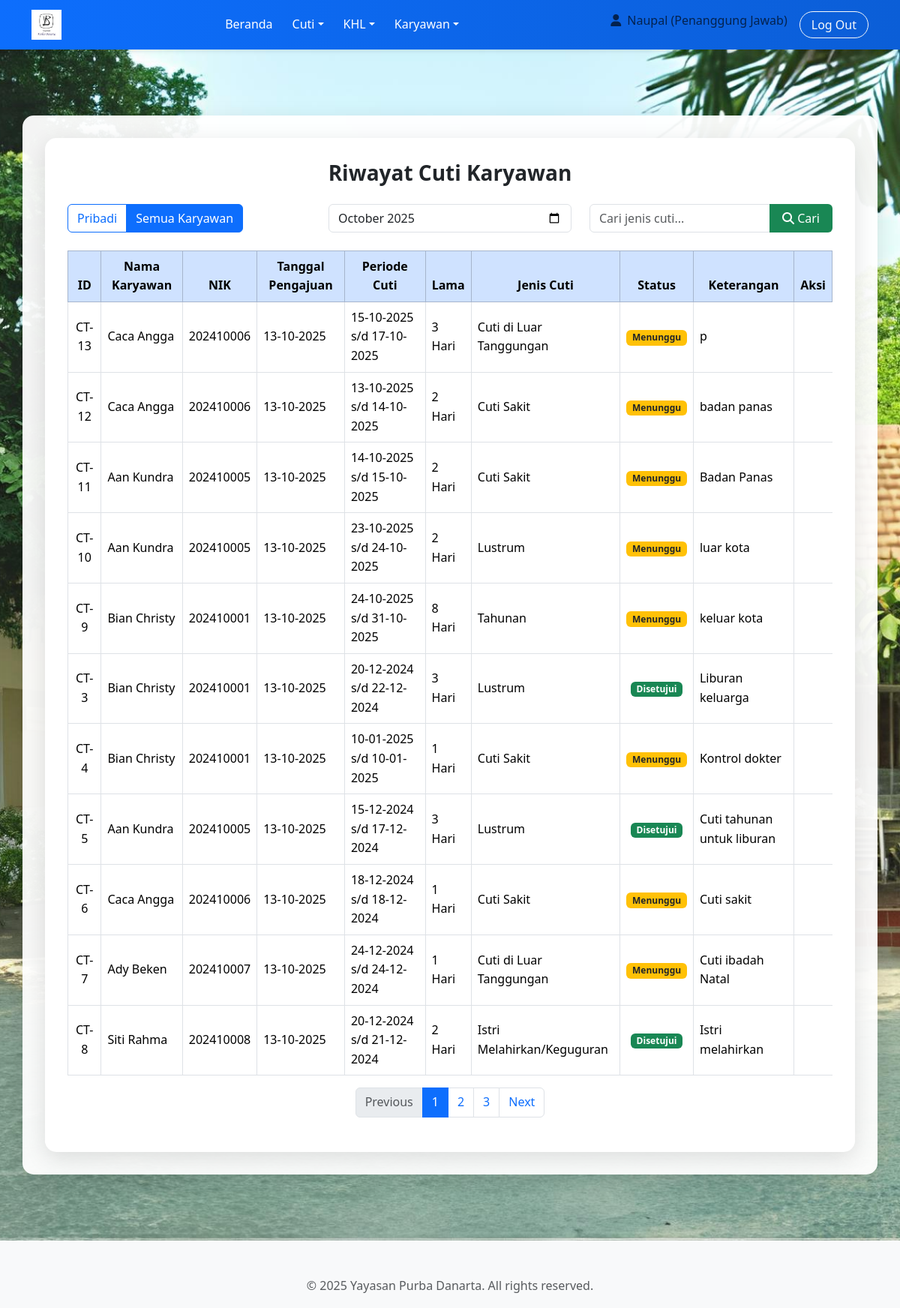
Page /purba-danarta/role_karyawan/riwayat_cuti.php?all=1 (signed in) on the committed database.
### tables this page shows
CREATE TABLE `pengajuan_cuti` (
  `id` int(11) NOT NULL,
  `karyawan_nik` varchar(20) DEFAULT NULL,
  `jenis_cuti_id` int(11) DEFAULT NULL,
  `tanggal_mulai` date NOT NULL,
  `tanggal_selesai` date NOT NULL,
  `lama_hari` int(11) DEFAULT NULL,
  `keterangan` text DEFAULT NULL,
  `status` enum('Menunggu','Disetujui','Ditolak') DEFAULT 'Menunggu',
  `alasan_penolakan` text DEFAULT NULL,
  `disetujui_oleh` varchar(100) DEFAULT NULL,
  `tanggal_pengajuan` timestamp NOT NULL DEFAULT current_timestamp(),
  `tanggal_persetujuan` timestamp NULL DEFAULT NULL
);

CREATE TABLE `karyawan` (
  `id` int(11) NOT NULL,
  `user_id` int(11) DEFAULT NULL,
  `nik` varchar(20) NOT NULL,
  `nama_lengkap` varchar(100) NOT NULL,
  `divisi` varchar(100) DEFAULT NULL,
  `jabatan` varchar(100) DEFAULT NULL,
  `jenis_kelamin` enum('Laki-laki','Perempuan') DEFAULT NULL,
  `alamat_ktp` text DEFAULT NULL,
  `alamat_domisili` text DEFAULT NULL,
  `no_telepon` varchar(20) DEFAULT NULL,
  `email` varchar(100) DEFAULT NULL,
  `agama` enum('Islam','Kristen','Katolik','Hindu','Buddha','Konghucu') DEFAULT NULL,
  `kontak_darurat_nama` varchar(100) DEFAULT NULL,
  `kontak_darurat_telepon` varchar(20) DEFAULT NULL,
  `pendidikan_terakhir` varchar(100) DEFAULT NULL,
  `ipk` decimal(3,2) DEFAULT NULL,
  `path_pas_foto` varchar(255) DEFAULT NULL,
  `path_ktp` varchar(255) DEFAULT NULL,
  `path_ijazah` varchar(255) DEFAULT NULL,
  `path_dokumen_lain` varchar(255) DEFAULT NULL,
  `tanggal_masuk` date DEFAULT NULL,
  `status_karyawan` enum('Aktif','Non-Aktif') DEFAULT 'Aktif',
  `sisa_cuti_tahunan` int(11) DEFAULT 12,
  `sisa_cuti_lustrum` int(11) DEFAULT 0,
  `created_at` timestamp NOT NULL DEFAULT current_timestamp()
);

CREATE TABLE `jenis_cuti` (
  `id` int(11) NOT NULL,
  `nama_jenis` varchar(100) NOT NULL,
  `maks_hari` int(11) DEFAULT NULL,
  `deskripsi` text DEFAULT NULL
);

### purba-danarta/role_karyawan/riwayat_cuti.php (the view, shortened to what this page needs)
<?php
$is_all = isset($_GET['all']) && in_array($_SESSION['role'], ['Penanggung Jawab', 'Administrator', 'Direksi']);
if ($is_all) {
    $judul_halaman = "Riwayat Cuti Karyawan";
} else {
    $judul_halaman = "Riwayat Cuti Pribadi";
}
include '../includes/header.php';
include '../includes/koneksi.php';
?>
<div class="main-background">
    <div class="overlay py-5">
        <div class="container">
            <div class="content-container">
                <h3 class="fw-bold text-center mb-4"><?php echo $judul_halaman; ?></h3>
                <div class="row mb-4">
                    <div class="col-md-4">
                        <?php if (in_array($_SESSION['role'], ['Penanggung Jawab', 'Administrator', 'Direksi'])): ?>
                        <div class="btn-group" role="group">
                            <a href="riwayat_cuti.php" class="btn <?php echo !$is_all ? 'btn-primary' : 'btn-outline-primary'; ?>">
                                Pribadi
                            </a>
                            <a href="riwayat_cuti.php?all=1" class="btn <?php echo $is_all ? 'btn-primary' : 'btn-outline-primary'; ?>">
                                Semua Karyawan
                            </a>
                        </div>
                        <?php endif; ?>
                    </div>
                    <div class="col-md-4">
                        <input type="month" class="form-control" value="<?php echo date('Y-m'); ?>" id="filterBulan">
                    </div>
                    <div class="col-md-4">
                        <div class="input-group">
                            <input type="text" class="form-control" placeholder="Cari jenis cuti..." id="searchInput">
                            <button class="btn btn-custom-green" type="button" id="searchBtn">
                                <i class="fas fa-search"></i> Cari
                            </button>
                        </div>
                    </div>
                </div>
                <div class="table-responsive">
                    <table class="table table-bordered table-hover align-middle">
                        <thead class="table-primary text-center">
                            <tr>
                                <th>ID</th>
                                <?php if ($is_all): ?>
                                    <th>Nama Karyawan</th>
                                    <th>NIK</th>
                                <?php endif; ?>
                                <th>Tanggal Pengajuan</th>
                                <th>Periode Cuti</th>
                                <th>Lama</th>
                                <th>Jenis Cuti</th>
                                <th>Status</th>
                                <th>Keterangan</th>
                                <?php if ($is_all && in_array($_SESSION['role'], ['Penanggung Jawab', 'Administrator'])): ?>
                                <th>Aksi</th>
                                <?php endif; ?>
                            </tr>
                        </thead>
                        <tbody>
                            <?php
                            if ($is_all) {
                                $sql = "SELECT pc.*, k.nama_lengkap, k.nik as karyawan_nik, jc.nama_jenis
                                        FROM pengajuan_cuti pc
                                        JOIN karyawan k ON pc.karyawan_nik = k.nik
                                        JOIN jenis_cuti jc ON pc.jenis_cuti_id = jc.id
                                        ORDER BY pc.tanggal_pengajuan DESC";
                            } else {
                                $sql = "SELECT pc.*, jc.nama_jenis
                                        FROM pengajuan_cuti pc
                                        JOIN jenis_cuti jc ON pc.jenis_cuti_id = jc.id
                                        WHERE pc.karyawan_nik = ?
                                        ORDER BY pc.tanggal_pengajuan DESC";
                            }
                            $stmt = $koneksi->prepare($sql);
                            $stmt->execute();
                            $result = $stmt->get_result();
                            if ($result->num_rows > 0) {
                                while ($row = $result->fetch_assoc()) {
                                    $status_badge = '';
                                    switch ($row['status']) {
                                        case 'Disetujui':
                                            $status_badge = '<span class="badge bg-success">Disetujui</span>';
                                            break;
                                        default:
                                            $status_badge = '<span class="badge bg-warning text-dark">Menunggu</span>';
                                    }
                            ?>
                            <tr>
                                <td class="text-center">CT-<?php echo $row['id']; ?></td>
                                <?php if ($is_all): ?>
                                    <td><?php echo htmlspecialchars($row['nama_lengkap']); ?></td>
                                    <td><?php echo htmlspecialchars($row['karyawan_nik']); ?></td>
                                <?php endif; ?>
                                <td><?php echo date('d-m-Y', strtotime($row['tanggal_pengajuan'])); ?></td>
                                <td><?php echo date('d-m-Y', strtotime($row['tanggal_mulai'])); ?> s/d <?php echo date('d-m-Y', strtotime($row['tanggal_selesai'])); ?></td>
                                <td><?php echo $row['lama_hari']; ?> Hari</td>
                                <td><?php echo htmlspecialchars($row['nama_jenis']); ?></td>
                                <td class="text-center"><?php echo $status_badge; ?></td>
                                <td><?php echo htmlspecialchars($row['keterangan']); ?></td>
                            </tr>
                            <?php
                                }
                            } else {
                                $colspan = $is_all ? 8 : 6;
                                if ($is_all && in_array($_SESSION['role'], ['Penanggung Jawab', 'Administrator'])) $colspan++;
                                echo "<tr><td colspan='$colspan' class='text-center'>Tidak ada data cuti</td></tr>";
                            }
                            ?>
                        </tbody>
                    </table>
                </div>
                <nav aria-label="Page navigation">
                    <ul class="pagination justify-content-center">
                        <li class="page-item disabled">
                            <a class="page-link" href="#" tabindex="-1">Previous</a>
                        </li>
                        <li class="page-item active"><a class="page-link" href="#">1</a></li>
                        <li class="page-item"><a class="page-link" href="#">2</a></li>
                        <li class="page-item"><a class="page-link" href="#">3</a></li>
                        <li class="page-item">
                            <a class="page-link" href="#">Next</a>
                        </li>
                    </ul>
                </nav>
            </div>
        </div>
    </div>
</div>
<?php include '../includes/footer.php'; ?>

### purba-danarta/assets/css/style.css (style rules this page uses)
body { font-family: 'Segoe UI', sans-serif; background-color: #f8f9fa; color: #212529; line-height: 1.6; }
.main-background { min-height: 100vh; background: url('../img/brd.jpeg') center center/cover no-repeat; padding: 40px 0; }
.main-background .overlay { background: none; min-height: auto; padding-top: 0; padding-bottom: 0; }
.main-background .container { background: rgba(255, 255, 255, 0.95); border-radius: 15px; box-shadow: 0 8px 30px rgba(0, 0, 0, 0.12); padding: 30px; }
.btn-custom-green { background-color: #198754; color: #fff; border-radius: 6px; padding: 6px 16px; font-weight: 500; transition: 0.3s; }
.table thead { background-color: transparent; color: #212529; }
.content-container { background: transparent; border-radius: 0; padding: 0; box-shadow: none; }
.content-container { background: white; border-radius: 15px; padding: 30px; box-shadow: 0 8px 30px rgba(0, 0, 0, 0.12); }

### rows in the picture
pengajuan_cuti: id "13", karyawan.nama_lengkap "Caca Angga", karyawan.nik "202410006", tanggal_pengajuan "13-10-2025", tanggal_mulai "15-10-2025", tanggal_selesai "17-10-2025", lama_hari "3", jenis_cuti.nama_jenis "Cuti di Luar Tanggungan", status "Menunggu", keterangan "p"
pengajuan_cuti: id "12", karyawan.nama_lengkap "Caca Angga", karyawan.nik "202410006", tanggal_pengajuan "13-10-2025", tanggal_mulai "13-10-2025", tanggal_selesai "14-10-2025", lama_hari "2", jenis_cuti.nama_jenis "Cuti Sakit", status "Menunggu", keterangan "badan panas"
pengajuan_cuti: id "11", karyawan.nama_lengkap "Aan Kundra", karyawan.nik "202410005", tanggal_pengajuan "13-10-2025", tanggal_mulai "14-10-2025", tanggal_selesai "15-10-2025", lama_hari "2", jenis_cuti.nama_jenis "Cuti Sakit", status "Menunggu", keterangan "Badan Panas"
pengajuan_cuti: id "10", karyawan.nama_lengkap "Aan Kundra", karyawan.nik "202410005", tanggal_pengajuan "13-10-2025", tanggal_mulai "23-10-2025", tanggal_selesai "24-10-2025", lama_hari "2", jenis_cuti.nama_jenis "Lustrum", status "Menunggu", keterangan "luar kota"
pengajuan_cuti: id "9", karyawan.nama_lengkap "Bian Christy", karyawan.nik "202410001", tanggal_pengajuan "13-10-2025", tanggal_mulai "24-10-2025", tanggal_selesai "31-10-2025", lama_hari "8", jenis_cuti.nama_jenis "Tahunan", status "Menunggu", keterangan "keluar kota"
pengajuan_cuti: id "3", karyawan.nama_lengkap "Bian Christy", karyawan.nik "202410001", tanggal_pengajuan "13-10-2025", tanggal_mulai "20-12-2024", tanggal_selesai "22-12-2024", lama_hari "3", jenis_cuti.nama_jenis "Lustrum", status "Disetujui", keterangan "Liburan keluarga"
pengajuan_cuti: id "4", karyawan.nama_lengkap "Bian Christy", karyawan.nik "202410001", tanggal_pengajuan "13-10-2025", tanggal_mulai "10-01-2025", tanggal_selesai "10-01-2025", lama_hari "1", jenis_cuti.nama_jenis "Cuti Sakit", status "Menunggu", keterangan "Kontrol dokter"
pengajuan_cuti: id "5", karyawan.nama_lengkap "Aan Kundra", karyawan.nik "202410005", tanggal_pengajuan "13-10-2025", tanggal_mulai "15-12-2024", tanggal_selesai "17-12-2024", lama_hari "3", jenis_cuti.nama_jenis "Lustrum", status "Disetujui", keterangan "Cuti tahunan untuk liburan"
pengajuan_cuti: id "6", karyawan.nama_lengkap "Caca Angga", karyawan.nik "202410006", tanggal_pengajuan "13-10-2025", tanggal_mulai "18-12-2024", tanggal_selesai "18-12-2024", lama_hari "1", jenis_cuti.nama_jenis "Cuti Sakit", status "Menunggu", keterangan "Cuti sakit"
pengajuan_cuti: id "7", karyawan.nama_lengkap "Ady Beken", karyawan.nik "202410007", tanggal_pengajuan "13-10-2025", tanggal_mulai "24-12-2024", tanggal_selesai "24-12-2024", lama_hari "1", jenis_cuti.nama_jenis "Cuti di Luar Tanggungan", status "Menunggu", keterangan "Cuti ibadah Natal"
pengajuan_cuti: id "8", karyawan.nama_lengkap "Siti Rahma", karyawan.nik "202410008", tanggal_pengajuan "13-10-2025", tanggal_mulai "20-12-2024", tanggal_selesai "21-12-2024", lama_hari "2", jenis_cuti.nama_jenis "Istri Melahirkan/Keguguran", status "Disetujui", keterangan "Istri melahirkan"

### other values in the picture
$_SESSION['nama_lengkap'] "Naupal"
$current_role "Penanggung Jawab"
$judul_halaman "Riwayat Cuti Karyawan"
